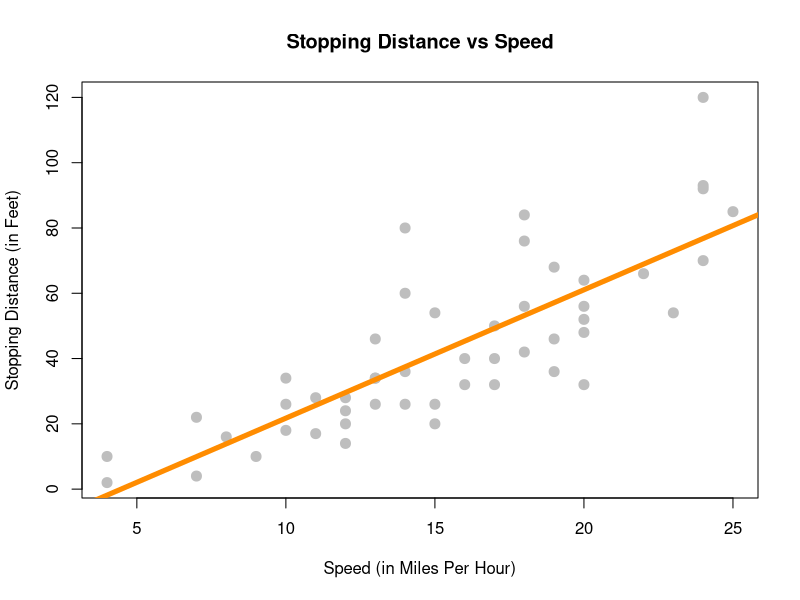

The R source for this figure:
#dang he went fast
#confint()
#qt() 
#predict

#fit model
stop_dist_model = lm(dist ~ speed, data = cars)

#plot data and fitted model
plot(dist ~ speed, data = cars,
     xlab = "Speed (in Miles Per Hour)",
     ylab = "Stopping Distance (in Feet)",
     main = "Stopping Distance vs Speed",
     pch  = 20,
     cex  = 2,
     col  = "grey")
abline(stop_dist_model, lwd = 5, col = "darkorange")

confint(stop_dist_model, level = 0.99)
# get a specific value of the matrix
confint(stop_dist_model, level = 0.99)[2,2]

confint(stop_dist_model, parm = "(Intercept)", level = 0.99)

confint(stop_dist_model, parm = "speed", level = 0.99)

#information about fitted model
summary(stop_dist_model)

#note in summary the Std. Error 0.4155

beta_1_hat = coef(stop_dist_model)[2]

#store the standard error
beta_1_hat_se = summary(stop_dist_model)$coefficients[2,2]

#verify the standard error
Sxx = sum((cars$speed - mean(cars$speed))^2)
s_e = summary(stop_dist_model)$sigma

#Residual Standard Error RSE, R calls sigma
beta_1_hat_se_calculated = s_e/sqrt(Sxx)
beta_1_hat_se

#David why is this false?  No super important, but I would like to understand.
beta_1_hat_se == beta_1_hat_se_calculated

# calculate critical value for two-sided 99% CI
(1 - 0.99)/2 # = 0.005, 1 - confidence 
#and since 2 sided, we want 1/2 of area to be on either side

crit = qt(0.995, df = nrow(cars) - 2)
##2.682204
confint(stop_dist_model, parm = "speed", level = 0.99)
